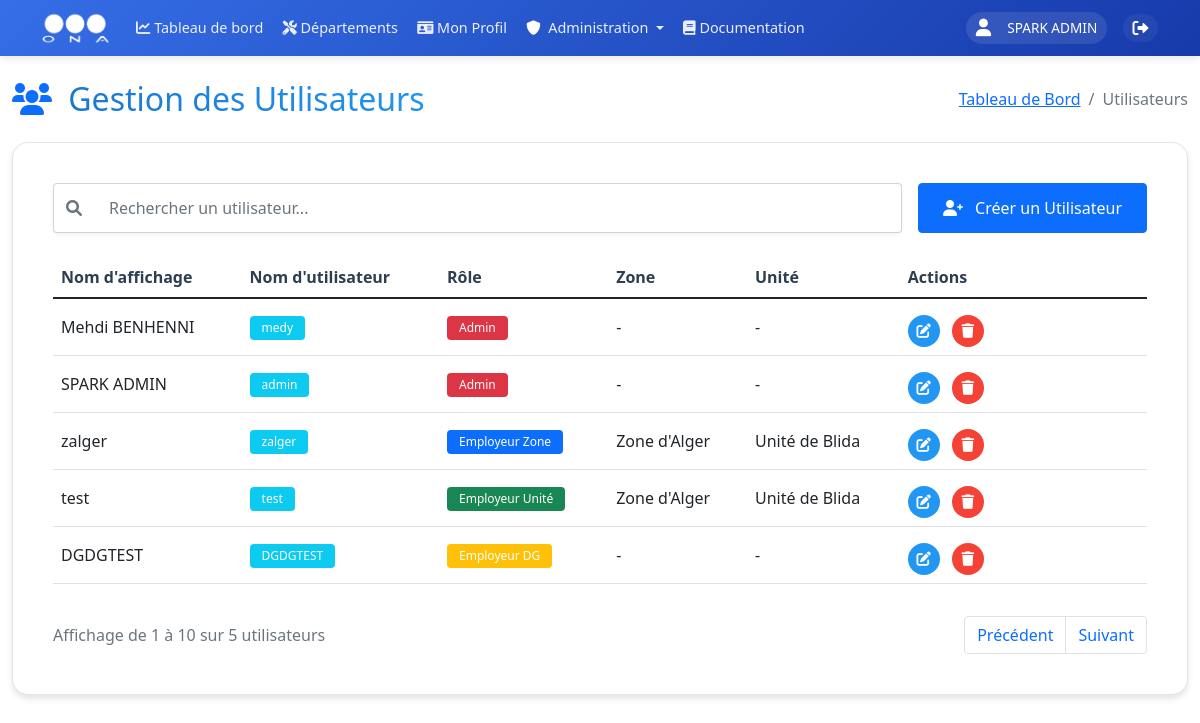
The app's page /admin/users (signed in) with its own data.
### models.py (models this page shows, shortened)
class User(UserMixin, db.Model):
    __tablename__ = 'users'
    id = db.Column(db.Integer, primary_key=True)
    username = db.Column(db.String(80), unique=True, nullable=False, index=True)
    nickname = db.Column(db.String(80), index=True)
    email = db.Column(db.String(120), unique=True, nullable=True, index=True)
    password_hash = db.Column(db.String(128))
    role = db.Column(db.String(20), nullable=False, default=UserRole.UTILISATEUR, index=True)
    is_active = db.Column(db.Boolean, default=True, index=True)
    last_login = db.Column(db.DateTime, index=True)
    unit_id = db.Column(db.Integer, db.ForeignKey('units.id', ondelete='SET NULL'), nullable=True, index=True)
    zone_id = db.Column(db.Integer, db.ForeignKey('zones.id', ondelete='SET NULL'), nullable=True, index=True)
    created_at = db.Column(db.DateTime, default=datetime.utcnow, index=True)
    updated_at = db.Column(db.DateTime, default=datetime.utcnow, onupdate=datetime.utcnow, index=True)
    profile = db.relationship('UserProfile', backref='user', uselist=False, lazy=True, cascade='all, delete-orphan')
    incidents = db.relationship('Incident', backref='author', lazy=True)

class Zone(db.Model):
    __tablename__ = 'zones'
    id = db.Column(db.Integer, primary_key=True)
    name = db.Column(db.String(100), unique=True, nullable=False, index=True)
    code = db.Column(db.String(10), unique=True, nullable=False, index=True)
    email = db.Column(db.String(120), unique=True, nullable=True)
    phone = db.Column(db.String(20), nullable=True)
    description = db.Column(db.Text)
    address = db.Column(db.String(200))
    director_id = db.Column(db.Integer, db.ForeignKey('users.id'), nullable=True)
    units = db.relationship('Unit', backref='zone', lazy=True, cascade='all, delete-orphan')
    users = db.relationship('User', backref='assigned_zone', lazy=True, foreign_keys='User.zone_id')
    director = db.relationship('User', foreign_keys=[director_id], backref='directed_zone', lazy=True)
    created_at = db.Column(db.DateTime, default=datetime.utcnow, index=True)
    updated_at = db.Column(db.DateTime, default=datetime.utcnow, onupdate=datetime.utcnow, index=True)

class Unit(db.Model):
    __tablename__ = 'units'
    id = db.Column(db.Integer, primary_key=True)
    name = db.Column(db.String(100), nullable=False, index=True)
    code = db.Column(db.String(10), unique=True, nullable=False, index=True)
    email = db.Column(db.String(120), unique=True, nullable=True)
    phone = db.Column(db.String(20), nullable=True)
    description = db.Column(db.Text)
    address = db.Column(db.String(200))
    zone_id = db.Column(db.Integer, db.ForeignKey('zones.id', ondelete='CASCADE'), nullable=False, index=True)
    director_id = db.Column(db.Integer, db.ForeignKey('users.id'), nullable=True)
    centers = db.relationship('Center', backref='unit', lazy='joined', cascade='all, delete-orphan')
    users = db.relationship('User', backref='assigned_unit', lazy=True, foreign_keys='User.unit_id')
    director = db.relationship('User', foreign_keys=[director_id], backref='directed_unit', lazy=True)
    incidents = db.relationship('Incident', backref='unit', lazy=True)
    created_at = db.Column(db.DateTime, default=datetime.utcnow, index=True)
    updated_at = db.Column(db.DateTime, default=datetime.utcnow, onupdate=datetime.utcnow, index=True)

### routes/users.py (the view)
@users.route('/admin/users')
@login_required
@admin_required
def manage_users():
    users = User.query.options(
        db.joinedload(User.assigned_zone),
        db.joinedload(User.assigned_unit)
    ).all()
    zones = Zone.query.order_by(Zone.name).all()
    zones_data = [{'id': zone.id, 'name': zone.name} for zone in zones]
    available_roles = [
        UserRole.EMPLOYEUR_DG,
        UserRole.EMPLOYEUR_ZONE,
        UserRole.EMPLOYEUR_UNITE,
        UserRole.UTILISATEUR
    ]
    if current_user.role == UserRole.ADMIN:
        available_roles = [UserRole.ADMIN] + available_roles
    return render_template('admin/users.html',
                         users=users,
                         zones=zones,
                         zones_data=zones_data,
                         UserRole=UserRole,
                         available_roles=available_roles,
                         current_user=current_user)  # Pass current_user and available_roles to template

### templates/admin/users.html (shortened to what this page needs)
{% extends "base/base.html" %}
{% block content %}
<div class="container-fluid mt-4">
    <div class="row mb-4">
        <div class="col-12">
            <div class="d-flex flex-column flex-md-row justify-content-between align-items-start align-items-md-center gap-3">
                <h2 class="mb-0">
                    <i class="fas fa-users me-2 text-primary"></i>
                    <span class="gradient-text">Gestion des Utilisateurs</span>
                </h2>
                <nav aria-label="breadcrumb">
                    <ol class="breadcrumb mb-0">
                        <li class="breadcrumb-item"><a href="{{ url_for('main_dashboard.dashboard') }}">Tableau de Bord</a></li>
                        <li class="breadcrumb-item active">Utilisateurs</li>
                    </ol>
                </nav>
            </div>
        </div>
    </div>
    <div class="row">
        <div class="col-12">
            <div class="glass-card">
                <div class="card-body">
                    <div class="d-flex flex-column flex-md-row justify-content-between align-items-stretch gap-3 mb-4">
                        <div class="flex-grow-1">
                            <div class="input-group">
                                <span class="input-group-text">
                                    <i class="fas fa-search"></i>
                                </span>
                                <input type="text" id="searchInput" class="form-control" placeholder="Rechercher un utilisateur...">
                            </div>
                        </div>
                        <div>
                            <button id="createUserBtn" class="btn btn-primary w-100">
                                <i class="fas fa-user-plus me-2"></i>
                                Créer un Utilisateur
                            </button>
                        </div>
                    </div>
                    <div class="table-responsive">
                        <table class="table table-hover" id="usersTable">
                            <thead>
                                <tr>
                                    <th class="text-nowrap">Nom d'affichage</th>
                                    <th class="text-nowrap">Nom d'utilisateur</th>
                                    <th class="text-nowrap">Rôle</th>
                                    <th class="text-nowrap">Zone</th>
                                    <th class="text-nowrap">Unité</th>
                                    <th class="text-nowrap">Actions</th>
                                </tr>
                            </thead>
                            <tbody>
                                {% for user in users %}
                                <tr>
                                    <td class="text-break">{{ user.nickname if user.nickname else '-' }}</td>
                                    <td><span class="badge bg-info text-break">{{ user.username }}</span></td>
                                    <td>
                                        {% if user.role == UserRole.ADMIN %}
                                            <span class="badge bg-danger text-wrap">{{ UserRole.get_role_display_name(user.role) }}</span>
                                        {% elif user.role == UserRole.EMPLOYEUR_DG %}
                                            <span class="badge bg-warning text-wrap">{{ UserRole.get_role_display_name(user.role) }}</span>
                                        {% elif user.role == UserRole.EMPLOYEUR_ZONE %}
                                            <span class="badge bg-primary text-wrap">{{ UserRole.get_role_display_name(user.role) }}</span>
                                        {% elif user.role == UserRole.EMPLOYEUR_UNITE %}
                                            <span class="badge bg-success text-wrap">{{ UserRole.get_role_display_name(user.role) }}</span>
                                        {% else %}
                                            <span class="badge bg-secondary text-wrap">{{ UserRole.get_role_display_name(user.role) }}</span>
                                        {% endif %}
                                    </td>
                                    <td class="text-break">{{ user.assigned_zone.name if user.assigned_zone else '-' }}</td>
                                    <td class="text-break">{{ user.assigned_unit.name if user.assigned_unit else '-' }}</td>
                                    <td>
                                        <div class="actions-wrapper">
                                            <div class="actions-cell">
                                                <div class="actions-dropdown">
                                                    <div class="actions-menu">
                                                        <button class="action-btn btn-primary edit-user me-2"
                                                                data-user-id="{{ user.id }}"
                                                                data-username="{{ user.username }}"
                                                                data-nickname="{{ user.nickname }}"
                                                                data-role="{{ user.role }}"
                                                                data-zone="{{ user.assigned_zone.id if user.assigned_zone else '' }}"
                                                                data-unit="{{ user.assigned_unit.id if user.assigned_unit else '' }}"
                                                                data-bs-toggle="tooltip"
                                                                title="Modifier l'utilisateur">
                                                            <i class="fas fa-edit"></i>
                                                        </button>
                                                        <button class="action-btn btn-danger delete-user"
                                                                data-user-id="{{ user.id }}"
                                                                data-bs-toggle="tooltip"
                                                                title="Supprimer l'utilisateur">
                                                            <i class="fas fa-trash"></i>
                                                        </button>
                                                    </div>
                                                </div>
                                            </div>
                                        </div>
                                    </td>
                                </tr>
                                {% endfor %}
                            </tbody>
                        </table>
                    </div>
                    <div class="d-flex flex-column flex-md-row justify-content-between align-items-center gap-3 mt-3">
                        <div class="text-muted order-2 order-md-1">
                            Affichage de <span id="startRange">1</span> à <span id="endRange">10</span> sur <span id="totalItems">{{ users|length }}</span> utilisateurs
                        </div>
                        <nav aria-label="Page navigation" class="order-1 order-md-2">
                            <ul class="pagination mb-0">
                                <li class="page-item">
                                    <button class="page-link" id="prevPage">Précédent</button>
                                </li>
                                <li class="page-item">
                                    <button class="page-link" id="nextPage">Suivant</button>
                                </li>
                            </ul>
                        </nav>
                    </div>
                </div>
            </div>
        </div>
    </div>
</div>
{% endblock %}
{% block extra_css %}
<link rel="stylesheet" href="{{ url_for('static', filename='css/admin/users.css') }}">
{% endblock %}

### templates/base/base.html (shortened to what this page needs)
<!DOCTYPE html>
<html lang="fr" dir="ltr">
<head>
    <link href="https://cdn.jsdelivr.net/npm/bootstrap@5.1.3/dist/css/bootstrap.min.css" rel="stylesheet">
    <link href="https://cdnjs.cloudflare.com/ajax/libs/font-awesome/6.0.0/css/all.min.css" rel="stylesheet">
    <link rel="stylesheet" href="https://unpkg.com/leaflet@1.9.4/dist/leaflet.css" />
    <link rel="stylesheet" href="https://cdn.datatables.net/1.11.5/css/dataTables.bootstrap5.min.css">
    {% block extra_css %}{% endblock %}
</head>
<body>
    <nav class="navbar navbar-expand-lg sticky-top">
        <div class="container">
            <a class="navbar-brand" href="{{ url_for('main_dashboard.dashboard') }}">
                <img src="{{ url_for('static', filename='images/ona_logo.png') }}" alt="ONA">
            </a>
            <div class="collapse navbar-collapse" id="navbarNav">
                <ul class="navbar-nav me-auto mb-2 mb-lg-0">
                    <li class="nav-item">
                        <a class="nav-link" href="{{ url_for('main_dashboard.dashboard') }}">
                            <i class="fas fa-chart-line"></i>
                            <span>Tableau de bord</span>
                        </a>
                    </li>
                    <li class="nav-item">
                        <a class="nav-link" href="{{ url_for('departements') }}">
                            <i class="fas fa-tools"></i>
                            <span>Départements</span>
                        </a>
                    </li>
                    {% if current_user.is_authenticated %}
                    <li class="nav-item">
                        <a class="nav-link" href="{{ url_for('profiles.view_profile') }}">
                            <i class="fas fa-id-card"></i>
                            <span>Mon Profil</span>
                        </a>
                    </li>
                    {% if current_user.role == 'Admin' %}
                    <li class="nav-item dropdown">
                        <a class="nav-link dropdown-toggle" href="#" id="adminDropdown" role="button" data-bs-toggle="dropdown">
                            <i class="fas fa-shield-alt text-white me-1"></i> Administration
                        </a>
                    </li>
                    {% endif %}
                    {% endif %}
                    <li class="nav-item">
                        <a class="nav-link {% if active_page == 'documentation' %}active{% endif %}" href="{{ url_for('documentation.view_documentation') }}">
                            <i class="fas fa-book"></i> Documentation
                        </a>
                    </li>
                </ul>
                <div class="user-section">
                    <div class="d-flex align-items-center">
                        {% if current_user.is_authenticated %}
                            <div class="user-info">
                                <i class="fas fa-user me-2"></i>
                                <span>
                                    {% if current_user.nickname %}
                                        {{ current_user.nickname }}
                                    {% else %}
                                        {{ current_user.username }}
                                    {% endif %}
                                </span>
                            </div>
                            <a href="{{ url_for('auth.logout') }}" class="logout-btn text-white text-decoration-none ms-2" title="Déconnexion">
                                <i class="fas fa-sign-out-alt"></i>
                            </a>
                        {% else %}
                            <a href="{{ url_for('auth.login') }}" class="btn btn-light">Connexion</a>
                        {% endif %}
                    </div>
                </div>
            </div>
        </div>
    </nav>
    {% block content %}{% endblock %}
</body>
</html>

### records on screen
User: nickname "SPARK ADMIN", username "admin", get_role_display_name "Admin", assigned_zone "-", assigned_unit "-"
User: nickname "Mehdi BENHENNI", username "medy", get_role_display_name "Admin", assigned_zone "-", assigned_unit "-"
User: nickname "zalger", username "zalger", get_role_display_name "Employeur Zone", assigned_zone "Zone d'Alger", assigned_unit "Unité de Blida"
User: nickname "test", username "test", get_role_display_name "Employeur Unité", assigned_zone "Zone d'Alger", assigned_unit "Unité de Blida"
User: nickname "DGDGTEST", username "DGDGTEST", get_role_display_name "Employeur DG", assigned_zone "-", assigned_unit "-"

### other values on screen
{{ users|length }} "5"
